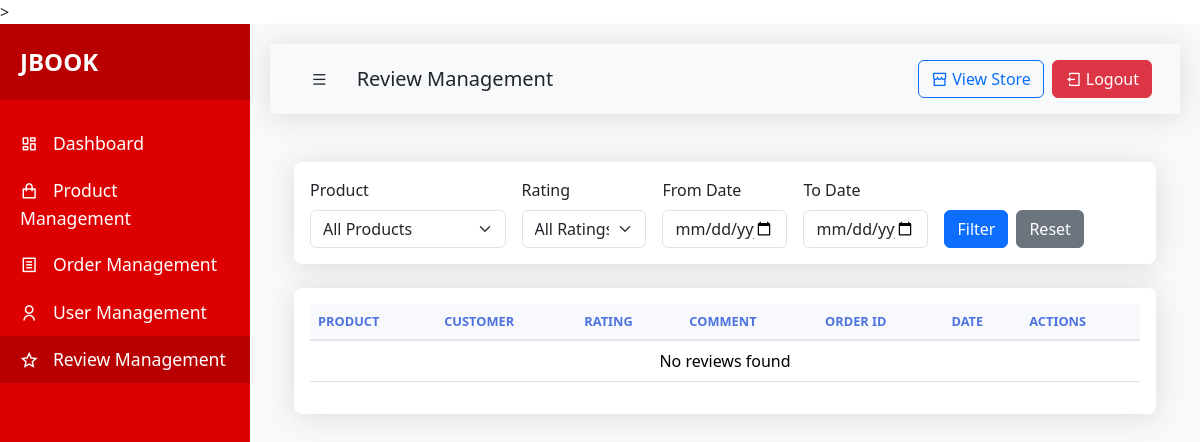
Before: /admin-reviews/ (signed in) with the older database file.
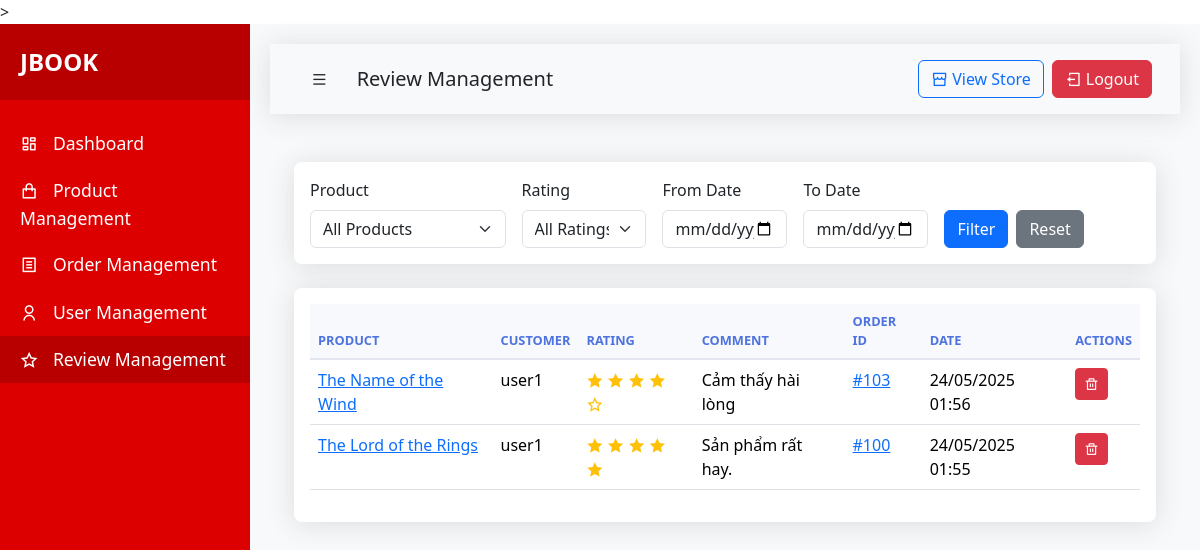
After: the same page with the newer database file.
### app/models.py (models this page shows, shortened)
class Review(models.Model):
    RATING_CHOICES = (
        (1, '1 sao'),
        (2, '2 sao'),
        (3, '3 sao'),
        (4, '4 sao'),
        (5, '5 sao'),
    )
    product = models.ForeignKey(Product, on_delete=models.CASCADE, related_name='reviews')
    user = models.ForeignKey(User, on_delete=models.CASCADE)
    order = models.ForeignKey(Order, on_delete=models.CASCADE)
    rating = models.IntegerField(choices=RATING_CHOICES)
    comment = models.TextField()
    created_at = models.DateTimeField(auto_now_add=True)
    class Meta:
        unique_together = ['product', 'user', 'order']
        ordering = ['-created_at']

class Product(models.Model):
    category = models.ManyToManyField(Category,related_name='product')
    name = models.CharField(max_length=200,null=True)
    author = models.CharField(max_length=200, null=True, blank=True)  # Thêm trường author
    description = models.TextField(null=True, blank=True)  # Thêm trường description
    price = models.FloatField()
    digital = models.BooleanField(default=False, null=True, blank=False)
    image = models.ImageField(null=True, blank=True)
    quantity = models.IntegerField(default=0)
    status = models.CharField(max_length=20, choices=[
        ('in_stock', 'Còn hàng'),
        ('out_stock', 'Hết hàng'),
        ('coming_soon', 'Sắp có'),
    ], default='in_stock')

class Order(models.Model):
    STATUS_CHOICES = (
        ('pending', 'Chưa xác nhận'),
        ('confirmed', 'Đã xác nhận'),
        ('shipping', 'Đang giao hàng'),
        ('completed', 'Đã hoàn thành'),
        ('cancelled', 'Đã hủy')
    )
    customer = models.ForeignKey(User, on_delete=models.SET_NULL, null=True, blank=True)
    date_ordered = models.DateTimeField(auto_now_add=True)
    complete = models.BooleanField(default=False, null=True, blank=False)
    transaction_id = models.CharField(max_length=200, null=True)
    status = models.CharField(
        max_length=20,
        choices=STATUS_CHOICES,
        default='pending',
        null=True,
        blank=True
    )

### app/views.py (the view)
# urls.py: path('admin-reviews/', views.admin_reviews, name='admin_reviews'),
def admin_reviews(request):
    if not request.user.is_superuser:
        return redirect('login')
    reviews = Review.objects.all().order_by('-created_at')
    products = Product.objects.all()
    current_product = request.GET.get('product', '')
    if current_product:
        reviews = reviews.filter(product_id=current_product)
    current_rating = request.GET.get('rating', '')
    if current_rating:
        reviews = reviews.filter(rating=current_rating)
    date_from = request.GET.get('date_from', '')
    date_to = request.GET.get('date_to', '')
    if date_from:
        reviews = reviews.filter(created_at__gte=date_from)
    if date_to:
        reviews = reviews.filter(created_at__lte=date_to)
    context = {
        'reviews': reviews,
        'products': products,
        'current_product': current_product,
        'current_rating': current_rating,
        'date_from': date_from,
        'date_to': date_to,
    }
    return render(request, 'app/admin/reviews.html', context)

### app/templates/app/admin/reviews.html (shortened to what this page needs)
{% extends 'app/admin/base.html' %}
{% block page_title %}Review Management{% endblock %}
{% block content %}
<div class="container-fluid">
    <div class="card mb-4">
        <div class="card-body">
            <form method="get" class="row g-3">
                <div class="col-md-3">
                    <label for="product" class="form-label">Product</label>
                    <select name="product" id="product" class="form-select">
                        <option value="">All Products</option>
                    </select>
                </div>
                <div class="col-md-2">
                    <label for="rating" class="form-label">Rating</label>
                    <select name="rating" id="rating" class="form-select">
                        <option value="">All Ratings</option>
                    </select>
                </div>
                <div class="col-md-2">
                    <label for="date_from" class="form-label">From Date</label>
                    <input type="date" class="form-control" id="date_from" name="date_from" value="{{ date_from }}">
                </div>
                <div class="col-md-2">
                    <label for="date_to" class="form-label">To Date</label>
                    <input type="date" class="form-control" id="date_to" name="date_to" value="{{ date_to }}">
                </div>
                <div class="col-md-3 d-flex align-items-end">
                    <button type="submit" class="btn btn-primary me-2">Filter</button>
                    <a href="{% url 'admin_reviews' %}" class="btn btn-secondary">Reset</a>
                </div>
            </form>
        </div>
    </div>
    <div class="card">
        <div class="card-body">
            <div class="table-responsive">
                <table class="table table-hover">
                    <thead>
                        <tr>
                            <th>Product</th>
                            <th>Customer</th>
                            <th>Rating</th>
                            <th>Comment</th>
                            <th>Order ID</th>
                            <th>Date</th>
                            <th>Actions</th>
                        </tr>
                    </thead>
                    <tbody>
                        {% for review in reviews %}
                        <tr>
                            <td>
                                <a href="{% url 'detail' review.product.id %}" target="_blank">
                                    {{ review.product.name }}
                                </a>
                            </td>
                            <td>{{ review.user.username }}</td>
                            <td>
                                <div class="stars">
                                    {% for i in "12345" %}
                                    <i class="ri-star-{% if review.rating < forloop.counter %}line{% else %}fill{% endif %}" style="color: #ffc107;"></i>
                                    {% endfor %}
                                </div>
                            </td>
                            <td>{{ review.comment }}</td>
                            <td>
                                <a href="{% url 'admin_orders' %}?order_id={{ review.order.id }}" target="_blank">
                                    #{{ review.order.id }}
                                </a>
                            </td>
                            <td>{{ review.created_at|date:"d/m/Y H:i" }}</td>
                            <td>
                                <button class="btn btn-sm btn-danger delete-review" data-review-id="{{ review.id }}">
                                    <i class="ri-delete-bin-line"></i>
                                </button>
                            </td>
                        </tr>
                        {% empty %}
                        <tr>
                            <td colspan="7" class="text-center">No reviews found</td>
                        </tr>
                        {% endfor %}
                    </tbody>
                </table>
            </div>
        </div>
    </div>
</div>
{% endblock %}

Changed rows visible on the page:
added Review: product.name "The Name of the Wind", user.username "user1", rating 4 (drawn), comment "Cảm thấy hài lòng", order.id "103", created_at "24/05/2025 01:56"
added Review: product.name "The Lord of the Rings", user.username "user1", rating 5 (drawn), comment "Sản phẩm rất hay.", order.id "100", created_at "24/05/2025 01:55"
Other visible differences:
text no longer shown: "No reviews found"
